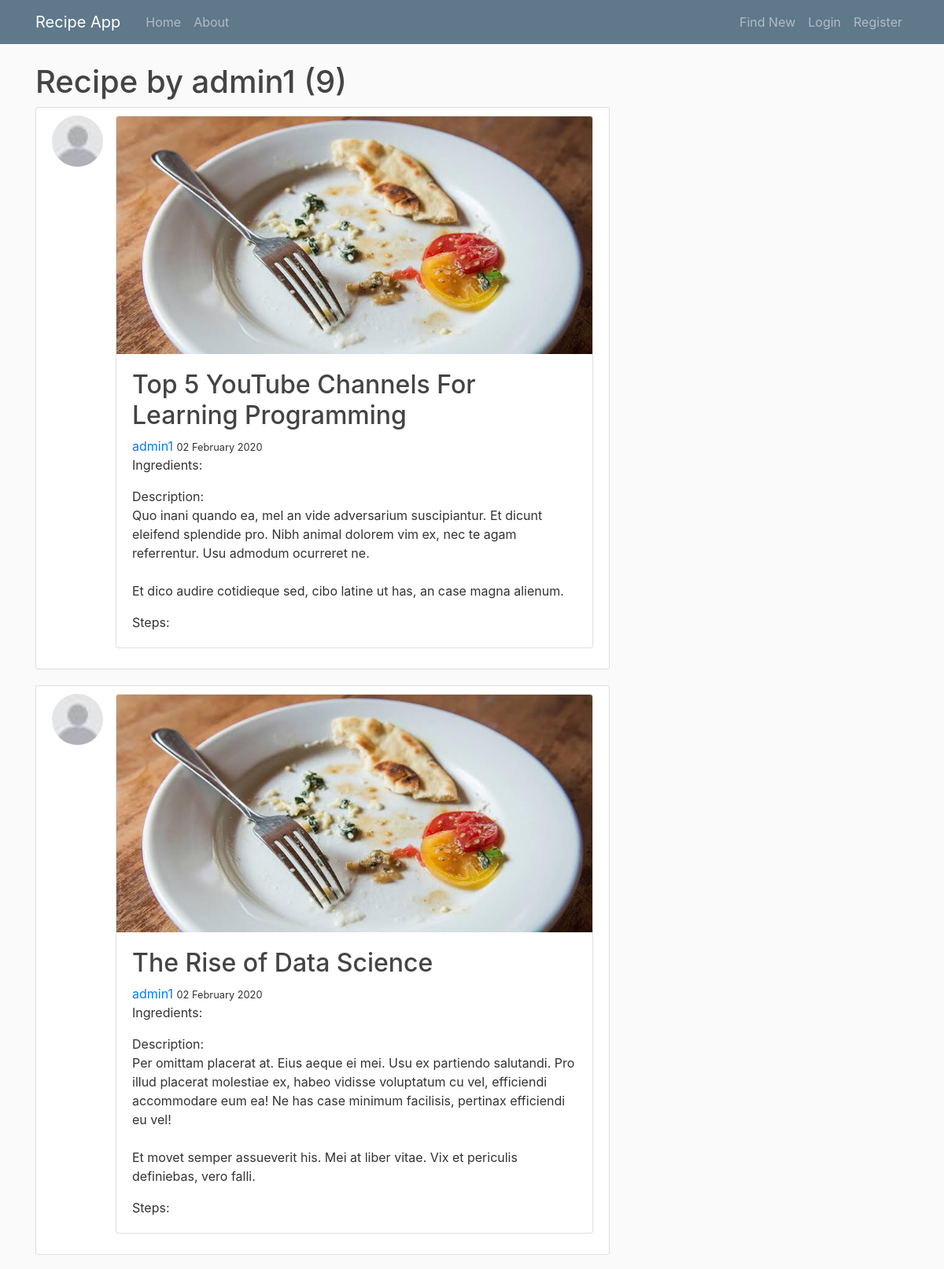
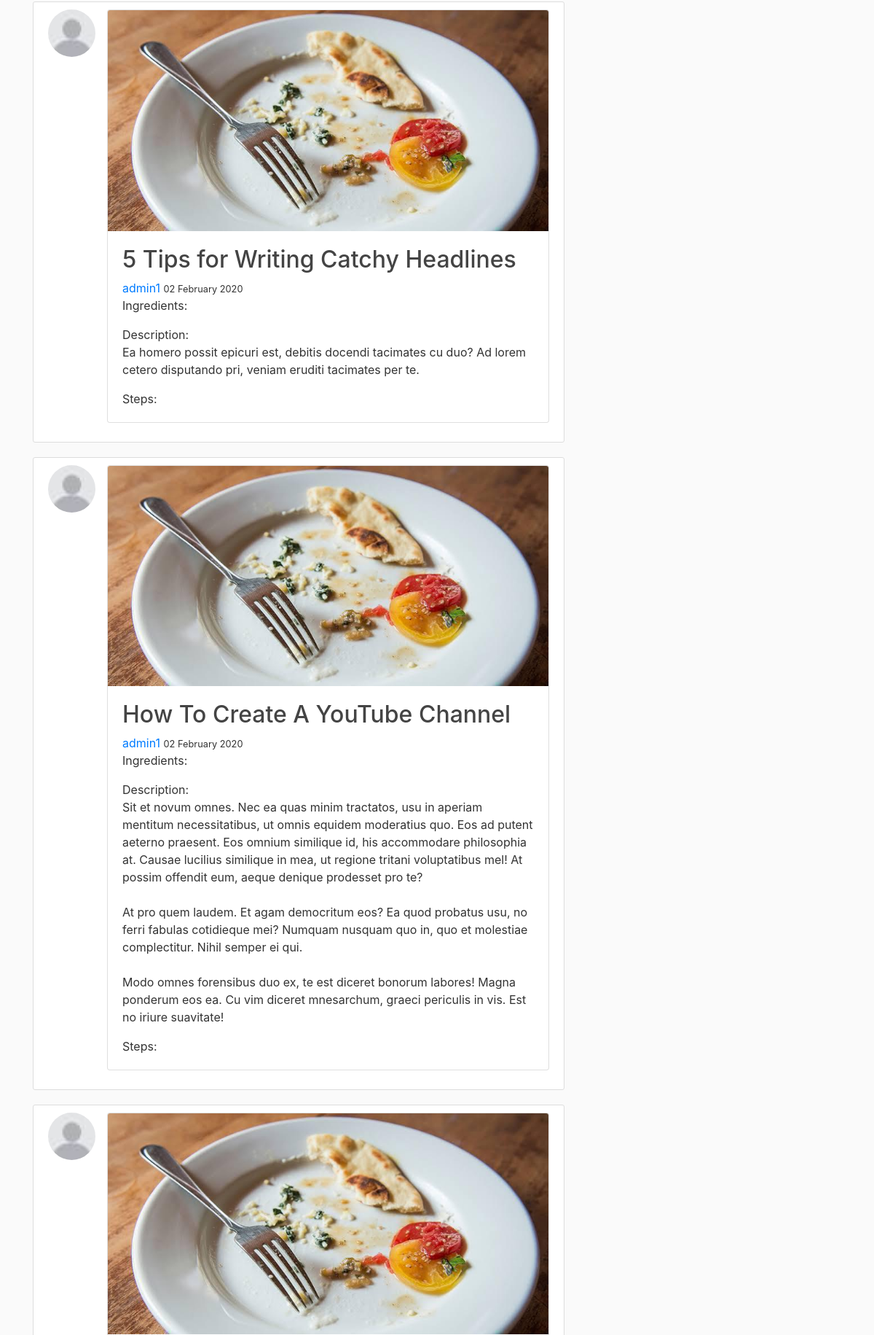
Screenshot of /user/admin1 (upper part) with the database file from the repository (2 pictures, top to bottom).
### recipe/models.py (models this page shows, shortened)
class Post(models.Model):
	title= models.CharField(max_length=100)
	author= models.ForeignKey(User, on_delete=models.CASCADE)
	description= models.TextField()
	post_pic= models.ImageField(default='recipe_pics/default.jpg', upload_to='recipe_pics')
	date_posted= models.DateTimeField(default=timezone.now)
	used_ingredients=models.ManyToManyField(Ingredient)
	steps= models.TextField()

### usr/models.py (models this page shows, shortened)
class Profile(models.Model):
    user= models.OneToOneField(User, on_delete=models.CASCADE)
    display_pic= models.ImageField(default='profile_pics/default.jpg', upload_to='profile_pics')

### recipe/views.py (the view)
# urls.py: path('user/<str:username>', UserPostListView.as_view(), name='user-posts'),
class UserPostListView(ListView):
    model=Post
    template_name = 'recipe/user_posts.html'
    context_object_name= 'posts'
    paginate_by= 6
    def get_queryset(self):
        user= get_object_or_404(User, username=self.kwargs.get('username'))
        return Post.objects.filter(author=user).order_by('-date_posted')

### recipe/templates/recipe/user_posts.html (shortened to what this page needs)
{% extends "recipe/base.html" %}
{% block content %}
    <h1>Recipe by {{ view.kwargs.username }} ({{ page_obj.paginator.count }})</h1>
    {% for post in posts %}
        <article class="media content-section">
            <img class="rounded-circle article-img" src="{{ post.author.profile.display_pic.url }}">
            <div class="media-body">
                <div class="card mb-3">
                    <img class="card-img-top" src="{{ post.post_pic.url }}">
                    <div class="card-body">
                        <h2><a class="article-title card-title" href= "{% url 'recipe-detail' post.id %}" >{{ post.title }}</a></h2>
                        <a class="card-text" href="{% url 'user-posts' post.author.username%}">{{post.author}}</a>
						<small class="muted-text card-text">{{post.date_posted|date:"d F Y"}}</small>
						<p class="card-text"> Ingredients:<br>
						</p>
						Description:<br><p class="article-content card-text">{{post.description}}</p>
						Steps:<br><p class="article-content card-text">{{post.steps}}</p>
                    </div>
                </div>
            </div>
        </article>
    {% endfor %}
{% endblock content %}

### recipe/static/recipe/main.css (style rules this page uses)
body { background: #fafafa; color: #333333; margin-top: 5rem; }
h1, h2, h3, h4, h5, h6 { color: #444444; }
.content-section { background: #ffffff; padding: 10px 20px; border: 1px solid #dddddd; border-radius: 3px; margin-bottom: 20px; }
.article-title { color: #444444; }
.article-content { white-space: pre-line; }
.article-img { height: 65px; width: 65px; margin-right: 16px; }

### rows the page displays
Post: author.profile.display_pic (placeholder picture), post_pic (placeholder picture), title "Top 5 YouTube Channels For Learning Programming", author "admin1", date_posted "02 February 2020", description "Quo inani quando ea, mel an vide adversarium suscipiantur. Et dicunt eleifend splendide pro. Nibh animal dolorem vim ex, nec te agam referrentur. Usu admodum ocurreret ne. Et dico audire cotidieque sed, cibo latine ut has, an case magna alienum."
Post: author.profile.display_pic (placeholder picture), post_pic (placeholder picture), title "The Rise of Data Science", author "admin1", date_posted "02 February 2020", description "Per omittam placerat at. Eius aeque ei mei. Usu ex partiendo salutandi. Pro illud placerat molestiae ex, habeo vidisse voluptatum cu vel, efficiendi accommodare eum ea! Ne has case minimum facilisis, pertinax efficiendi eu vel! Et movet semper assueverit his. Mei at liber vitae. Vix et periculis definiebas, vero falli."
Post: author.profile.display_pic (placeholder picture), post_pic (placeholder picture), title "5 Tips for Writing Catchy Headlines", author "admin1", date_posted "02 February 2020", description "Ea homero possit epicuri est, debitis docendi tacimates cu duo? Ad lorem cetero disputando pri, veniam eruditi tacimates per te."
Post: author.profile.display_pic (placeholder picture), post_pic (placeholder picture), title "How To Create A YouTube Channel", author "admin1", date_posted "02 February 2020", description "Sit et novum omnes. Nec ea quas minim tractatos, usu in aperiam mentitum necessitatibus, ut omnis equidem moderatius quo. Eos ad putent aeterno praesent. Eos omnium similique id, his accommodare philosophia at. Causae lucilius similique in mea, ut regione tritani voluptatibus mel! At possim offendit eum, aeque denique prodesset pro te? At pro quem laudem. Et agam democritum eos? Ea quod probatus usu, no ferri fabulas cotidieque mei? Numquam nusquam quo in, quo et molestiae complectitur. Nihil semper ei qui. Modo omnes forensibus duo ex, te est diceret bonorum labores! Magna ponderum eos ea. Cu vim diceret mnesarchum, graeci periculis in vis. Est no iriure suavitate!"
Post: author.profile.display_pic (placeholder picture), post_pic (placeholder picture)

### other values shown
{{ view.kwargs.username }} "admin1"
{{ page_obj.paginator.count }} "9"
